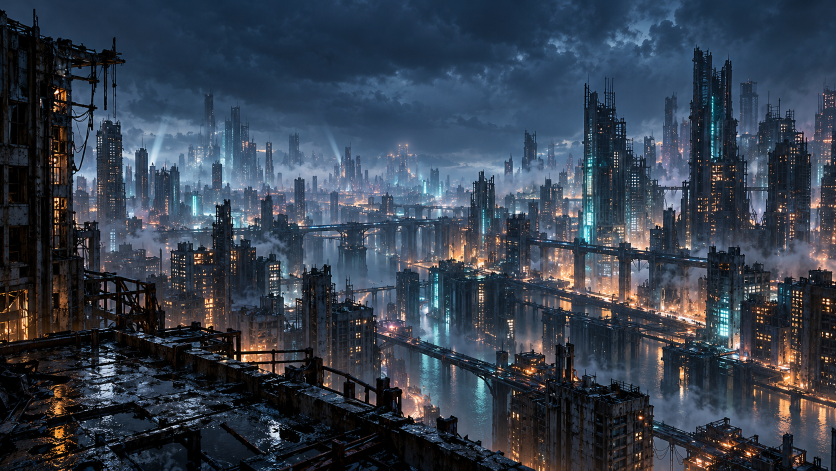
#> input picture assets/city.png, 1672 x 941 px (shown at 1/2 size)
$ python build-scene-data.py
#> lines starting #> are read from the running program, lines starting #| are printed output that depends on the picture; after the words box and inside, x2 and y2 are one past the last pixel; in counts of white or black regions, pixels touching at a corner belong together
"""Build matching browser/GJS scene coordinates from the unmodified city plate."""
from pathlib import Path
from PIL import Image, ImageDraw, ImageStat
import json
import random
import statistics

root = Path(__file__).resolve().parent
image = Image.open(root / 'assets/city.png').convert('RGB')
#> image is the input picture: PIL image 1672x941 RGB; mean R, G, B 54.1, 64.1, 78.3
width, height = image.size
rng = random.Random(94021)
lights = []
# Hand-inspected facade interiors. A component must be an actual illuminated
# pixel cluster within a facade; sky, fog banks, water and roads are excluded.
# The final value is the local quota, preserving coverage across the city.
facades = [
    (204,258,238,424,17), (275,306,291,426,6), (305,337,315,424,4),
    (330,348,349,431,8), (411,192,423,315,5), (470,232,482,334,5),
    (485,287,499,362,5), (424,336,439,378,4), (504,397,519,451,5),
    (526,404,542,459,5), (593,366,606,441,6), (682,305,704,389,7),
    (775,312,791,375,5), (803,295,820,369,5), (862,347,877,389,4),
    (1050,273,1066,333,4), (1090,369,1111,445,6),
    (1294,278,1308,367,6), (1338,204,1352,317,6), (1489,177,1509,272,5),
    (1176,249,1190,419,10), (1194,262,1222,477,15), (1258,319,1285,473,9),
    (1390,183,1413,446,14), (1430,325,1478,452,14),
    (1550,264,1582,472,14), (1643,192,1668,470,15),
    (344,508,379,614,12), (388,509,429,567,9), (413,579,428,653,7),
    (437,468,463,630,8), (539,529,559,597,8), (615,551,641,654,7),
    (711,636,742,754,10), (795,561,822,646,5), (956,568,977,672,7),
    (998,479,1033,548,6), (1009,570,1030,693,7), (1098,389,1123,470,6),
    (1443,534,1464,609,6), (1482,570,1505,654,7), (1515,626,1542,754,10),
    (1582,581,1607,740,10), (1646,595,1670,779,11), (1268,823,1292,938,10),
]


def facade_components(region):
#> called with region = (204, 258, 238, 424, 17)
    x0, y0, x1, y1, quota = region
    pixels = set()
    for y in range(y0, y1):
        for x in range(x0, x1):
            r, g, b = image.getpixel((x, y))
            if max(r, g, b) > 151 and (r + g + b) > 345:
                pixels.add((x, y))
#> after the loop, pixels = 129 items
    candidates = []
    while pixels:
        first = min(pixels)
        pixels.remove(first)
        stack, component = [first], []
        while stack:
            x, y = stack.pop()
            component.append((x, y))
            for neighbour in ((x-1,y),(x+1,y),(x,y-1),(x,y+1)):
                if neighbour in pixels:
                    pixels.remove(neighbour)
                    stack.append(neighbour)
        xs, ys = zip(*component)
        bw, bh = max(xs)-min(xs)+1, max(ys)-min(ys)+1
        if len(component) > 95 or bw > 14 or bh > 20:
            continue  # Broad neon/illumination is handled by mapped signs.
        # Anchor on the brightest real pixel, never in a hole of an L-shaped
        # component. Approximate only the small, connected window pane.
        x, y = max(component, key=lambda p: sum(image.getpixel(p)))
        r, g, b = image.getpixel((x, y))
        warm = r > b * 1.03
        color = ([255,191,109] if r > g * 1.23 else [255,215,145]) if warm else [150,218,235]
        candidates.append((x,y,max(1.3,min(4.2,bw*.8)),max(1.8,min(7.2,bh*.8)),color))
#> this loop made 52 passes
#> (xs, ys, bw, bh, x, y, r, g) on passes 3, 4, 11: ((217,), (277,), 1, 1, 217, 277, 162, 133), ((217, 217, 217), (321, 322, 323), 1, 3, 217, 321, 198, 153), ((221, 221, 222, 222), (298, 299, 299, 298), 2, 2, 221, 298, 201, 215)
#> after the loop, candidates = 52 items; pixels = 0 items
    rng.shuffle(candidates)
    selected = []
    for x,y,w,h,color in candidates:
        if all((x-a)**2+(y-b)**2 > 28 for a,b in selected):
            selected.append((x,y))
            lights.append(dict(x=x/width,y=y/height,w=w,h=h,color=color,
                phase=rng.uniform(0,30),period=rng.uniform(7,29),kind='window'))
        if len(selected) >= quota:
            break
#> this loop made 23 passes
#> (x, y, w, h, color) on passes 1 to 4: (227, 316, 1.6, 1.8, [150, 218, 235]), (237, 294, 1.3, 1.8, [255, 215, 145]), (222, 420, 1.3, 1.8, [150, 218, 235]), (234, 335, 1.6, 1.8, [255, 191, 109])
#> after the loop, lights = 17 items; selected = [(227, 316), (237, 294), (222, 420), (234, 335), (217, 277), (227, 398), (221, 391), (233, 347), (221, 292), (221, 362), (228, 363), (221, 321), (224, 410), (225, 346), (222, 309), (227, 288), (221, 403)]
    return len(selected)


facade_counts = [facade_components(region) for region in facades]
#> the loop in facade_components (call 2), `while pixels:` made 14 passes
#> (bw, bh) on pass 1: (16, 23)
#> the loop in facade_components (call 2), `for x,y,w,h,color in candidates:` made 10 passes
#> (x, y, w, color) on passes 1 to 4: (285, 401, 1.3, [255, 215, 145]), (284, 357, 1.3, [255, 215, 145]), (284, 352, 1.3, [255, 215, 145]), (284, 360, 1.3, [255, 215, 145])
# The near-left ruin has large separated panes, unlike distant pinprick
# windows. These measured pane centres preserve the black mullions.
for x,y,w,h in [
    (113,183,5,9),(126,186,5,12),(112,211,5,9),(126,216,5,8),
    (112,265,5,13),(126,277,5,15),(111,319,5,15),(124,321,5,17),
    (111,346,5,16),(126,349,5,18),(112,404,5,11),(125,408,5,11),
    (112,427,5,11),(125,430,5,13),(24,602,7,19),(40,604,6,18),
    (8,651,7,16),(23,653,7,16),(39,650,6,18),(42,674,6,9),
]:
    lights.append(dict(x=x/width,y=y/height,w=w,h=h,color=[255,185,99],
        phase=rng.uniform(0,30),period=rng.uniform(9,30),kind='window'))


def points(pixel_points):
    return [[round(x/width,6),round(y/height,6)] for x,y in pixel_points]


def road(pixel_points, period, count, color=(255,193,120)):
    return dict(points=points(pixel_points),period=period,count=count,color=list(color))


def water(pixel_points, rate, scale):
    return dict(polygon=points(pixel_points),rate=rate,scale=scale)


def smoke(x,y,spread,rise,rate,phase,color=(142,163,174)):
    return dict(x=x/width,y=y/height,spread=spread/width,rise=rise/height,
                color=list(color),rate=rate,phase=phase)
for x,y,w,h,color,phase in [(388,411,4,32,[94,233,255],1.3),
 (450,299,4,55,[102,232,255],4.1),(969,445,4,40,[91,219,245],7.7),
 (1178,451,7,46,[106,237,255],3.2),(1180,328,5,17,[108,232,249],6.6),
 (1426,251,4,88,[111,234,249],9.4),(872,596,5,65,[118,234,255],5.5),
 (1448,654,8,55,[133,236,252],11.5),(1565,601,3,42,[109,227,249],2.7)]:
    lights.append(dict(x=x/width,y=y/height,w=w,h=h,color=color,phase=phase,period=13+phase,kind='neon'))


def unlit_facade_color(light):
    """Sample local material/haze rather than painting every off pane black."""
    cx, cy = round(light['x'] * width), round(light['y'] * height)
    pane_w, pane_h = light['w'], light['h']
    near_pane = light['kind'] == 'window' and cx < 150 and pane_h >= 8
    samples = []
    # The annulus skips the actual lit pane and its immediate bright fringe.
    # Large foreground panes sample outside their bounds to reach the frame.
    reach_x = int(pane_w / 2 + 8) if near_pane else 8
    reach_y = int(pane_h / 2 + 8) if near_pane else 8
    for dy in range(-reach_y, reach_y + 1):
        for dx in range(-reach_x, reach_x + 1):
            if near_pane:
                outside = max(abs(dx) - pane_w / 2, abs(dy) - pane_h / 2)
                if not 1 <= outside <= 6:
                    continue
            else:
                if not 9 <= dx * dx + dy * dy <= 64:
                    continue
                if abs(dx) <= pane_w / 2 + 1 and abs(dy) <= pane_h / 2 + 1:
                    continue
            x, y = cx + dx, cy + dy
            if not (0 <= x < width and 0 <= y < height):
                continue
            rgb = image.getpixel((x, y))
            # Same emission threshold as component selection; adjacent window
            # cores must not contribute to the unlit wall estimate.
            if max(rgb) > 151 and sum(rgb) > 345:
                continue
            samples.append(rgb)
    if not samples:
        # Very bright haze can exceed the fixed threshold. A luminance median
        # of the outer ring remains safer than inventing a near-black fallback.
        samples = [image.getpixel((min(width-1,max(0,cx+dx)),
                                   min(height-1,max(0,cy+dy))))
                   for dx,dy in [(-8,-3),(-8,3),(8,-3),(8,3),(0,-8),(0,8)]]
    if near_pane:
        samples.sort(key=sum)
        samples = samples[:max(3, len(samples) // 2)]
    return [round(statistics.median(channel)) for channel in zip(*samples)]


for light in lights:
    x, y = light['x'] * width, light['y'] * height
    if light['kind'] == 'window' and 250 <= x <= 1140 and y < 450:
        light['w'] = min(3, light['w'])
        light['h'] = min(3, light['h'])
    light['offColor'] = unlit_facade_color(light)


def warm_window_patches():
    """Cover real warm photo emissions, including their connected glow."""
    # The existing facade interiors are augmented with complete near-left
    # panes and missing sides of foreground buildings. Roads/fire are omitted.
    regions = [r[:4] for r in facades] + [
        (103,169,134,476), (0,582,53,683), (105,476,131,652),
        (192,260,245,424), (413,554,430,656), (483,505,512,633),
        (652,580,679,702), (694,665,711,761),
        (1409,324,1478,474), (1454,557,1475,689),
        (1042,796,1064,914), (1113,792,1135,927),
    ]
    facade_pixels = {(x,y) for x0,y0,x1,y1 in regions
                     for y in range(y0,y1) for x in range(x0,x1)}
    def warm_core(x,y):
        r,g,b = image.getpixel((x,y))
        return r > 145 and r-b > 25 and r-g > 5
    cores = {p for p in facade_pixels if warm_core(*p)}
    patches = []
    while cores:
        first = min(cores)
        cores.remove(first)
        stack, component = [first], []
        while stack:
            x,y = stack.pop()
            component.append((x,y))
            for q in ((x-1,y),(x+1,y),(x,y-1),(x,y+1)):
                if q in cores:
                    cores.remove(q)
                    stack.append(q)
        if len(component) < 2:
            continue
        xs,ys = zip(*component)
        x0,y0,x1,y1 = min(xs),min(ys),max(xs),max(ys)
        # A broad connected facade glow can include several adjacent panes;
        # the run mask still retains its dark mullions and irregular shape.
        if x1-x0 > 42 or y1-y0 > 72 or len(component) > 1100:
            continue
        near = x0 < 150
        dilation = 2 if near or len(component) > 24 else 1
        mask = set()
        for x,y in component:
            for dy in range(-dilation,dilation+1):
                for dx in range(-dilation,dilation+1):
                    q = (x+dx,y+dy)
                    if dx*dx+dy*dy <= dilation*dilation and q in facade_pixels:
                        mask.add(q)
        mx,my = zip(*mask)
        left,top,right,bottom = min(mx),min(my),max(mx)+1,max(my)+1
        cx,cy = (left+right)/2,(top+bottom)/2
        # Merge identical runs over adjacent scanlines. This gives exact
        # irregular pane masks with far fewer canvas/Cairo rectangle calls.
        rectangles, previous = [], {}
        for y in range(top,bottom):
            row = sorted(x for x in range(left,right) if (x,y) in mask)
            runs=[]
            for x in row:
                if runs and x == runs[-1][1]:
                    runs[-1][1] += 1
                else:
                    runs.append([x,x+1])
            current={}
            for a,b in runs:
                key=(a,b)
                if key in previous:
                    index=previous[key]
                    rectangles[index][3] += 1
                else:
                    index=len(rectangles)
                    rectangles.append([a-cx,y-cy,b-a,1])
                current[key]=index
            previous=current
        surroundings=[]
        for y in range(max(0,top-7),min(height,bottom+7)):
            for x in range(max(0,left-7),min(width,right+7)):
                if left-1 <= x <= right+1 and top-1 <= y <= bottom+1:
                    continue
                rgb=image.getpixel((x,y))
                if max(rgb)>151 and sum(rgb)>345:
                    continue
                surroundings.append(rgb)
        if near:
            surroundings.sort(key=sum)
            surroundings=surroundings[:max(3,len(surroundings)//2)]
        off=[round(statistics.median(c)) for c in zip(*surroundings)] if surroundings else [31,43,49]
        source_color=[round(statistics.median(c)) for c in zip(*(image.getpixel(p) for p in component))]
        patches.append(dict(x=cx/width,y=cy/height,w=right-left,h=bottom-top,
            color=source_color,offColor=off,phase=rng.uniform(0,30),
            period=rng.uniform(8,30),kind='window',sourceWindow=True,
            maskRects=rectangles))
    return patches


# Source-photo warm windows replace tiny sampled overlays. Cool facade lights
# and mapped neon strips retain their existing treatment.
lights = [v for v in lights if v['kind']=='neon' or v['color'][0] <= v['color'][2]] + warm_window_patches()


def photo_smoke(pixel_polygon,direction,period,feather=18):
    xs,ys=zip(*pixel_polygon)
    return dict(polygon=points(pixel_polygon),
                bbox=[min(xs)/width,min(ys)/height,(max(xs)-min(xs))/width,(max(ys)-min(ys))/height],
                direction=direction,period=period,feather=feather)


def sky_color_rows(polygon):
    """Match the scrolling 1400x360 sky tile to the original atmosphere."""
    tile = image.crop((440,0,1140,180)).resize((1400,360),Image.Resampling.BILINEAR)
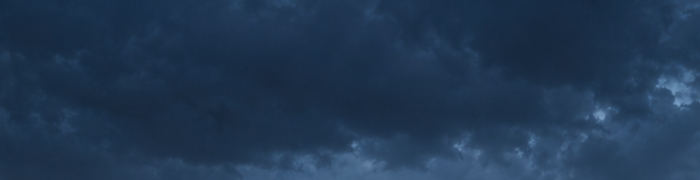
#> tile: PIL image 1400x360 RGB (shown at 1/2 size); mean R, G, B 32.9, 55.8, 81.9
    source = [ImageStat.Stat(tile.crop((0,y,1400,y+1))).mean for y in range(360)]
    vertices = [(x*width,y*height) for x,y in polygon]
    polygon_mask = Image.new('L',(width,height),0)
    ImageDraw.Draw(polygon_mask).polygon(vertices,fill=255)
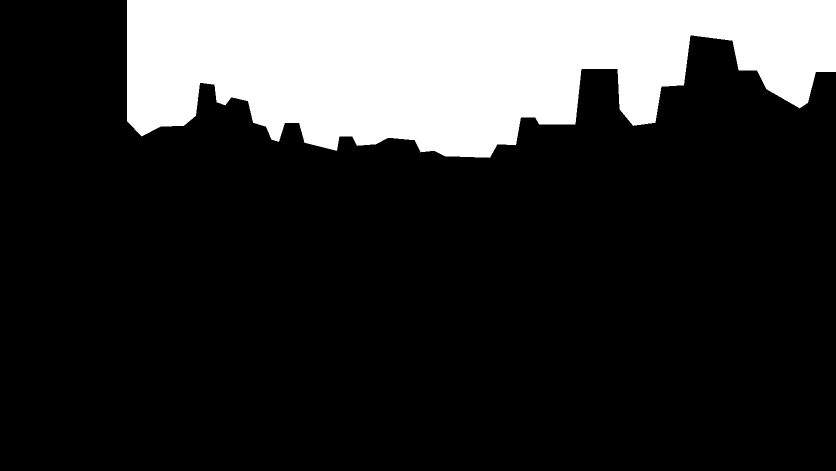
#> polygon_mask: PIL image 1672x941 L (shown at 1/2 size); 20.4% white; 1 white region, box (x1, y1, x2, y2) and area: (254, 0, 1672, 316) 321333
    mask, pixels = polygon_mask.load(), image.load()
    segments = []
    for a,b in zip(vertices,vertices[1:]+vertices[:1]):
        ax,ay=a; bx,by=b
        dx,dy=bx-ax,by-ay
        segments.append((ax,ay,dx,dy,dx*dx+dy*dy,min(ay,by)-5,max(ay,by)+5))
#> this loop made 53 passes
#> (a, b) on passes 1 to 4: ((255, 0), (1672, 0)), ((1672, 0), (1672, 143)), ((1672, 143), (1631, 143)), ((1631, 143), (1616, 206))
    target = []
    for y in range(360):
        py=y+.5
        nearby=[s for s in segments if s[5] <= py <= s[6]]
        total=[0,0,0]
        count=0
        for x in range(width):
            if not mask[x,y]:
                continue
            px=x+.5
            clear=True
            for ax,ay,dx,dy,length2,_,_ in nearby:
                t=max(0,min(1,((px-ax)*dx+(py-ay)*dy)/length2)) if length2 else 0
                if (px-ax-t*dx)**2+(py-ay-t*dy)**2 <= 25:
                    clear=False
                    break
            if clear:
                rgb=pixels[x,y]
                for channel in range(3):
                    total[channel] += rgb[channel]
                count += 1
        target.append([v/count for v in total] if count else None)
    # The first five rows sit on the polygon's top edge. Seed those from the
    # first real interior row, then carry the previous mean through empty rows.
    previous=next((row for row in target if row is not None),source[0])
    for index,row in enumerate(target):
        if row is None:
            target[index]=previous
        else:
            previous=row
#> this loop made 360 passes
#> row on passes 1 to 3: None, None, None
    rows=[]
    for index,source_row in enumerate(source):
        neighbourhood=target[max(0,index-12):min(360,index+13)]
        smoothed=[sum(row[channel] for row in neighbourhood)/len(neighbourhood)
                  for channel in range(3)]
        rows.append(dict(target=[round(v,4) for v in smoothed],
                         source=[round(v,4) for v in source_row]))
#> this loop made 360 passes
#> source_row on passes 1 to 3: [28.03, 52.15, 78.2], [28.06, 52.15, 78.29], [28.47, 51.57, 78.85]
    return rows

data = dict(
 IMAGE_WIDTH=width, IMAGE_HEIGHT=height,
 SKY_POLYGON=[[0.1525, 0], [1, 0], [1, 0.152], [0.9755, 0.152], [0.9665, 0.2189], [0.9569, 0.2306], [0.9169, 0.1902], [0.9061, 0.1509], [0.8834, 0.1488], [0.8762, 0.0871], [0.8254, 0.0744], [0.8176, 0.1817], [0.7907, 0.1849], [0.7835, 0.2614], [0.7572, 0.2678], [0.7416, 0.2317], [0.7392, 0.1456], [0.695, 0.1456], [0.6878, 0.2646], [0.6453, 0.2646], [0.64, 0.2497], [0.6232, 0.2497], [0.6172, 0.3082], [0.5945, 0.3071], [0.5861, 0.3358], [0.5323, 0.3316], [0.5197, 0.3209], [0.503, 0.3231], [0.4964, 0.2976], [0.4647, 0.2933], [0.4492, 0.3071], [0.4276, 0.3103], [0.4211, 0.2901], [0.4061, 0.2891], [0.4031, 0.3209], [0.3648, 0.3039], [0.3577, 0.2604], [0.3409, 0.2604], [0.3337, 0.3018], [0.3248, 0.2965], [0.3182, 0.2699], [0.3032, 0.2614], [0.2967, 0.2147], [0.2769, 0.2062], [0.2697, 0.2242], [0.259, 0.2168], [0.2566, 0.1796], [0.2392, 0.1764], [0.2344, 0.2455], [0.2195, 0.2678], [0.1914, 0.2699], [0.1693, 0.2901], [0.1525, 0.2572]],
 LIGHTS=lights,
 TRAFFIC=[
  # Separate exposed spans stop at occluding towers. Opposing lanes use a
  # small image-space offset, rather than sending cars through buildings.
  road([(604,453),(697,449)],19,3,(147,224,246)),
  road([(733,448),(824,444),(935,438)],32,6),
  road([(935,441),(824,447),(733,451)],35,4,(255,137,94)),
  road([(802,412),(858,415),(921,420)],25,4,(160,221,238)),
  road([(560,563),(597,558)],12,2),
  road([(704,583),(791,574)],22,3),
  road([(813,520),(859,529)],14,2),
  road([(1066,482),(1147,493)],17,3,(147,224,246)),
  road([(1205,500),(1298,511),(1405,522)],29,5,(144,224,247)),
  road([(1405,525),(1298,514),(1205,503)],31,4,(255,169,103)),
  road([(1003,567),(1115,589),(1280,624),(1394,649)],44,11),
  road([(1394,653),(1280,628),(1115,593),(1003,571)],49,8,(255,139,91)),
  road([(766,672),(861,704),(964,736)],27,7,(255,202,139)),
  road([(964,740),(861,708),(766,676)],32,5,(151,221,241)),
  road([(1484,740),(1578,773),(1670,803)],29,7,(255,194,124)),
  road([(1305,853),(1364,875)],19,3,(157,220,239)),
 ],
 CLOUDS=[
  dict(x=.28,y=.055,rx=.22,ry=.10,speed=.0070,phase=0.4,opacity=.52),
  dict(x=.69,y=.095,rx=.27,ry=.11,speed=-.0058,phase=2.1,opacity=.45),
  dict(x=.44,y=.205,rx=.24,ry=.07,speed=.0064,phase=3.7,opacity=.43),
  dict(x=.83,y=.020,rx=.25,ry=.10,speed=.0055,phase=5.2,opacity=.50),
 ],
 REFLECTIONS=[
  dict(x=.514,y=.719,w=.024,h=.032,color=[98,207,236],phase=.8,polygon=[[.5012,.7024],[.5257,.7035],[.5257,.7365],[.5084,.7301]]),
  dict(x=.519,y=.814,w=.018,h=.055,color=[98,207,236],phase=2.7,polygon=[[.5138,.7853],[.5251,.7928],[.5269,.8427],[.5114,.8289]]),
  dict(x=.581,y=.865,w=.023,h=.082,color=[127,215,235],phase=4.7,polygon=[[.5682,.8183],[.5855,.8278],[.5921,.9097],[.5682,.8927]]),
  dict(x=.939,y=.885,w=.016,h=.065,color=[255,184,112],phase=5.1,polygon=[[.9330,.8555],[.9450,.8640],[.9468,.9214],[.9312,.9086]]),
  dict(x=.070,y=.842,w=.029,h=.032,color=[255,177,101],phase=3.8,polygon=[[.0586,.8278],[.0718,.8236],[.0873,.8480],[.0736,.8618],[.0544,.8555]]),
 ],
 SEARCHLIGHTS=[
  dict(x=.596,y=.556,length=.54,angle=-1.79,swing=.50,phase=1.3,period=12.5),
  dict(x=.796,y=.594,length=.57,angle=-1.93,swing=.50,phase=4.7,period=15.0),
  dict(x=.412,y=.460,length=.38,angle=-1.42,swing=.50,phase=2.8,period=10.5),
 ],
 WATER=[],
 RIVER=[
  # Explicit exposed water masks: no ripples on bridge decks or facades.
  water([(631,492),(655,492),(655,529),(633,539)],2.0,.30),
  water([(745,525),(781,530),(785,559),(744,567)],2.4,.38),
  water([(838,662),(902,661),(917,686),(879,696),(850,686)],3.0,.55),
  water([(844,726),(879,740),(887,792),(855,780)],3.0,.65),
  water([(887,732),(923,744),(969,761),(975,854),(969,877),(941,862),(915,845),(892,828),(880,806)],3.5,.75),
  water([(1387,787),(1469,797),(1481,841),(1411,849),(1378,827)],4.0,.85),
  water([(1548,800),(1600,817),(1597,862),(1553,854)],3.6,.90),
  # Broad exposed near-right reaches, beyond the bridge decks and piers.
  water([(1494,804),(1535,817),(1543,854),(1532,883),(1505,889),(1488,875),(1486,845)],3.6,.95),
  water([(1610,837),(1629,837),(1638,852),(1641,882),(1628,890),(1608,873)],3.0,1.0),
 ],
 PHOTO_SMOKE=[
  photo_smoke([(251,465),(274,450),(305,451),(328,466),(333,480),(322,493),(304,496),(280,485)],[-.42,-.9075],7.2,14),
  photo_smoke([(473,479),(494,466),(510,474),(533,476),(554,481),(585,481),(590,498),(571,511),(546,503),(520,504),(499,496)],[-.35,-.9367],7.8,16),
  photo_smoke([(988,354),(1010,346),(1032,356),(1036,376),(1027,399),(1006,404),(992,389)],[.24,-.9708],8.4,15),
  photo_smoke([(730,505),(747,492),(770,500),(782,525),(778,551),(760,569),(737,554),(725,529)],[-.24,-.9708],8.8,19),
  photo_smoke([(1285,539),(1300,531),(1311,543),(1312,574),(1302,593),(1285,582),(1279,560)],[-.39,-.9208],7.0,14),
  photo_smoke([(1485,481),(1502,452),(1531,460),(1541,484),(1564,491),(1592,488),(1617,505),(1601,529),(1581,548),(1552,552),(1531,540),(1504,539),(1487,520)],[-.55,-.8352],6.7,23),
  photo_smoke([(1608,483),(1633,468),(1658,476),(1672,469),(1672,544),(1646,550),(1621,532),(1599,516)],[-.47,-.8827],7.5,22),
  photo_smoke([(1040,659),(1060,646),(1080,653),(1086,678),(1077,707),(1057,713),(1042,696)],[-.18,-.9837],8.1,18),
  photo_smoke([(1302,780),(1323,765),(1335,773),(1353,788),(1388,779),(1401,802),(1383,824),(1351,834),(1323,823),(1305,808)],[-.32,-.9474],8.6,22),
 ],
 SMOKE=[
  # Origins sit inside existing steam/smoke banks; spread and rise are
  # normalized widths/heights, and rate is births per second.
  smoke(329,503,36,76,1.4,0.5),
  smoke(573,511,38,87,1.5,2.2),
  smoke(741,556,34,81,1.4,3.4),
  smoke(1007,421,51,103,1.5,4.8),
  smoke(1134,582,43,107,1.7,1.4,(174,166,151)),
  smoke(1514,552,63,130,1.8,5.2),
  smoke(1595,571,49,108,1.5,0.9),
  smoke(1042,701,39,96,1.5,3.0),
  smoke(1364,809,53,119,1.8,4.1),
 ])
data['SKY_COLOR_ROWS'] = sky_color_rows(data['SKY_POLYGON'])
(root / 'scene-data.json').write_text(json.dumps(data,ensure_ascii=False,indent=2)+'\n')
esm = '// Generated by build-scene-data.py. Coordinates reference assets/city.png.\n'
esm += '\n'.join(f'export const {key} = {json.dumps(value,separators=(",", ":"))};' for key,value in data.items())+'\n'
(root / 'scene-data.js').write_text(esm)
(root / 'scene-data-browser.js').write_text('// Same scene coordinates as the GNOME module.\nwindow.NIGHTFALL = '+json.dumps(data,separators=(',',':'))+';\n')
native = root / 'extension/nightfall@local/scene-data.js'
native.write_text(esm)
print(f'Generated {len(lights)} facade lights, {len(data["TRAFFIC"])} traffic routes, '
      f'{len(data["RIVER"])} river polygons and {len(data["PHOTO_SMOKE"])} photo smoke regions.')
#| Generated 798 facade lights, 16 traffic routes, 9 river polygons and 9 photo smoke regions.
print('Source window patches:',sum(v.get('sourceWindow',False) for v in lights),
      'mask rectangles:',sum(len(v.get('maskRects',[])) for v in lights))
#| Source window patches: 676 mask rectangles: 3241
print('Facade coverage:', ', '.join(str(count) for count in facade_counts))
#| Facade coverage: 17, 6, 4, 7, 5, 3, 5, 3, 5, 0, 6, 7, 5, 5, 3, 4, 6, 6, 6, 2, 10, 15, 9, 14, 14, 14, 15, 12, 9, 7, 8, 8, 1, 9, 5, 7, 6, 7, 6, 6, 7, 10, 10, 11, 10
